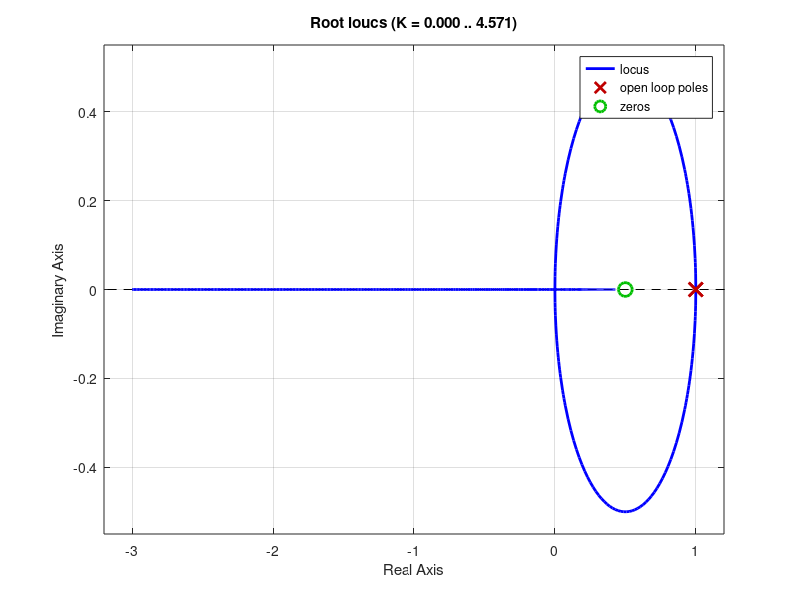

The MATLAB script that drew this image:
%% Control of reservoir

% Kjartan Halvorsen
% 2019-09-03

% Plant
G = tf([1], [1,-1], 1)

% PI controller
F_pi = tf([1, -0.5], [1, -1], 1)

figure(1)
clf
rlocus(G*F_pi)
